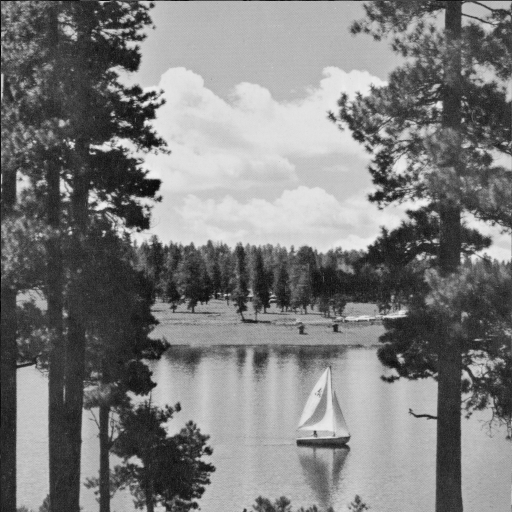
%> input picture assignment4/LAKE.TIF, 512 x 512 px
$ octave q1_2.m   (GNU Octave 9; MATLAB toolbox functions it lacks are replaced by stand-ins)
%> lines starting %> are read from the running program, lines starting %| are printed output that depends on the picture
### assignment4/myDCT.m
function output = myDCT(im,F)
    output=F*double(im)*(F');
end

### assignment4/myDCT_quantization.m
function output = myDCT_quantization(imDCT,qm,c)
temp=qm*c;
output = round(imDCT./temp);
end

### assignment4/myDCT_dequantization.m
function output = myDCT_dequantization(imqDCT, qm, c)
    temp=qm*c;
    output = imqDCT.*temp;
end

### assignment4/myIDCT.m
function output = myIDCT(im,F)
output = (F')*double(im)*F ;
end

### assignment4/q1_2.m
image = imread('LAKE.TIF')
%> image is the input picture: size 512x512 uint8; min 1, max 239, mean 124.7
im1 = image(420:427,45:52);
%> im1 = [196 202 195 192 126 76 55 42; 195 198 197 189 133 78 57 51; 199 200 199 194 149 83 54 43; 193 201 193 195 157 80 52 55; 200 195 202 197 149 71 49 60; 192 204 201 197 139 65 59 45; 191 193 198 192 127 67 60 58; 193 192 199 190 127 72 74 62]
im2 = image(427:434,298:305);
%> im2 = [188 194 186 173 164 169 180 187; 186 173 153 158 172 195 204 211; 177 164 176 186 207 210 216 216; 178 179 197 197 196 205 201 206; 158 179 173 186 183 184 194 187; 171 158 177 180 185 179 178 182; 176 174 183 177 174 180 176 181; 183 184 170 180 177 172 182 174]
im3 = image(30:37, 230:237);
%> im3 = [187 185 182 187 183 186 184 184; 187 185 182 187 181 185 181 182; 183 185 192 183 194 186 178 189; 186 184 185 191 179 186 183 181; 183 184 187 178 190 182 181 187; 188 181 182 189 184 184 185 181; 181 181 180 185 186 185 183 184; 182 185 187 184 187 181 185 186]

matrix = [16 11 10 16 24 40 51 61 ; 12 12 14 19 26 58 60 55 ; 14 13 16 24 40 57 69 56 ; 14 17 22 29 51 87 80 62 ;
         18 22 37 56 68 109 103 77 ; 24 35 55 64 81 104 113 92 ; 49 64 78 87 103 121 120 101 ; 72 92 95 98 112 100 103 99];

% dealing with image 1
dct1 = myDCT(im1,dctmtx(8));
%> in myDCT, `output=F*double(im)*(F');`: output = [1106.1 476.1 -119.6 -85.9 50.88 15.94 -24.47 -1.37; -0.601 11.26 -8.94 15.64 -3 -8.27 3.77 -6.64; -11.78 -5.54 17.63 -5.79 -16.67 17.65 -0.0936 -6.62; -7.68 11.02 0.877 -8.38 -0.00876 2.33 -3.32 -2.58; 4.38 -5.17 1.95 0.638 5.63 -2.54 1.76 -0.299; -3.44 1.17 -3.98 2.78 -0.639 -3.03 -3.12 -3.73; 2.58 7.78 -6.09 4.73 -5.95 2.76 -5.88 1.3; 0.232 2.81 1.08 -0.471 4.27 2.56 7.73 0.657]
%> dct1 has the same summary as output in myDCT
quant1 = myDCT_quantization(dct1,matrix,2);
%> in myDCT_quantization, `output = round(imDCT./temp);`: output = [35 22 -6 -3 1 0 0 0; 0 0 0 0 0 0 0 0; 0 0 1 0 0 0 0 0; 0 0 0 0 0 0 0 0; 0 0 0 0 0 0 0 0; 0 0 0 0 0 0 0 0; 0 0 0 0 0 0 0 0; 0 0 0 0 0 0 0 0]
%> quant1 has the same summary as output in myDCT_quantization
dequant1 = myDCT_dequantization(quant1,matrix,2);
%> in myDCT_dequantization, `output = imqDCT.*temp;`: output = [1120 484 -120 -96 48 0 0 0; 0 0 0 0 0 0 0 0; 0 0 32 0 0 0 0 0; 0 0 0 0 0 0 0 0; 0 0 0 0 0 0 0 0; 0 0 0 0 0 0 0 0; 0 0 0 0 0 0 0 0; 0 0 0 0 0 0 0 0]
%> dequant1 has the same summary as output in myDCT_dequantization
idct1 = myIDCT(dequant1, dctmtx(8));
%> in myIDCT, `output = (F')*double(im)*F ;`: output = [203 203.2 203.5 184.9 132.6 75.11 54.26 63.42; 199 201.5 205.1 188.9 136.6 76.77 52.6 59.42; 193.4 199.2 207.5 194.5 142.3 79.11 50.26 53.77; 189.4 197.5 209.1 198.5 146.3 80.77 48.6 49.77; 189.4 197.5 209.1 198.5 146.3 80.77 48.6 49.77; 193.4 199.2 207.5 194.5 142.3 79.11 50.26 53.77; 199 201.5 205.1 188.9 136.6 76.77 52.6 59.42; 203 203.2 203.5 184.9 132.6 75.11 54.26 63.42]
%> idct1 has the same summary as output in myIDCT

subplot(2,2,1)
imshow(mat2gray(im1));
title('Original');

subplot(2,2,2)
imshow(mat2gray(dct1));
title('DCT')

subplot(2,2,3)
imshow(mat2gray(quant1));
title('Quantized')

subplot(2,2,4)
imshow(mat2gray(idct1));
title('Reconstructed');
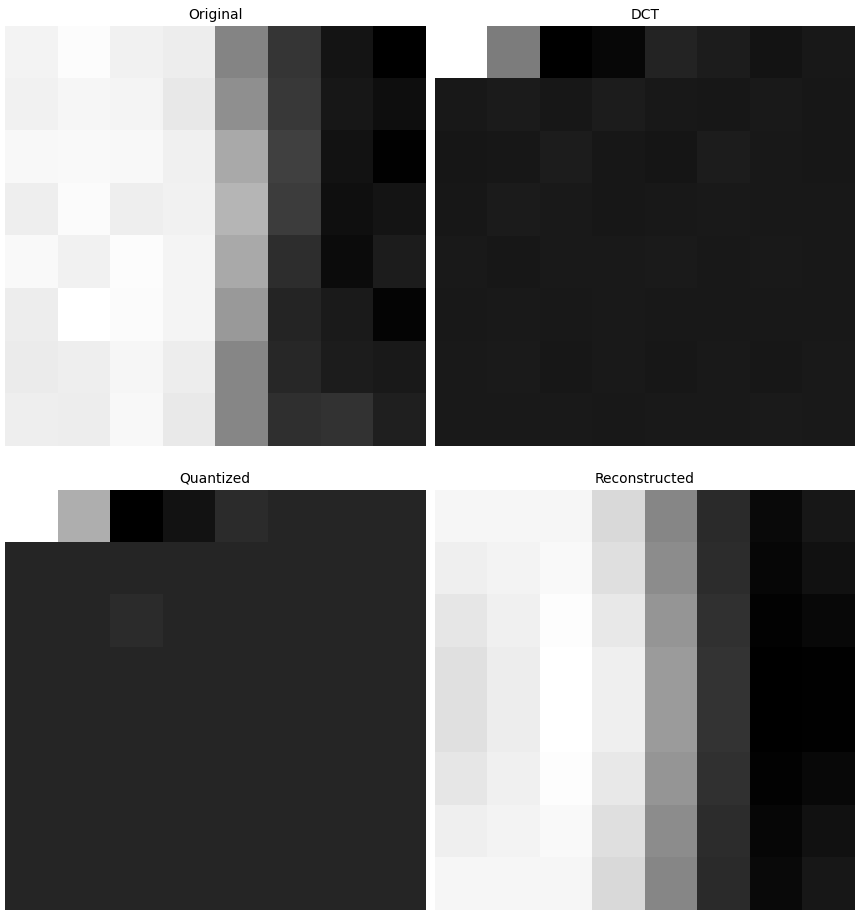
%> figure redrawn from the program's plot data, 4 panels


% dealing with image 2
im1 = im2
%> im1 has the same summary as im2
dct1 = myDCT(im1,dctmtx(8));
%> dct1 = [1462.6 -49.02 12.61 1.44 1.38 3.56 0.0552 0.024; 25.76 -22.16 25.45 4.51 -3.17 -3.21 2.32 -0.749; -28.89 35.18 28.53 2.1 -1.68 -1.8 -4.78 -2.41; -34.19 25.27 -0.57 -14.26 -3.66 -1.26 1.11 -0.763; 3.88 26.87 -5.97 -15.56 -9.38 -1.08 -11.46 -5.86; 18.29 15.19 -12.49 -13.54 -2.06 1.46 14.54 4.17; 5.06 0.148 -13.78 -0.113 8.68 3.38 -0.282 8.46; -1.46 -4.03 -4.86 -2.69 -4.27 -1.92 -8.67 -0.535]
quant1 = myDCT_quantization(dct1,matrix,2);
%> quant1 = [46 -2 1 0 0 0 0 0; 1 -1 1 0 0 0 0 0; -1 1 1 0 0 0 0 0; -1 1 0 0 0 0 0 0; 0 1 0 0 0 0 0 0; 0 0 0 0 0 0 0 0; 0 0 0 0 0 0 0 0; 0 0 0 0 0 0 0 0]
dequant1 = myDCT_dequantization(quant1,matrix,2);
%> dequant1 = [1472 -44 20 0 0 0 0 0; 24 -24 28 0 0 0 0 0; -28 26 32 0 0 0 0 0; -28 34 0 0 0 0 0 0; 0 44 0 0 0 0 0 0; 0 0 0 0 0 0 0 0; 0 0 0 0 0 0 0 0; 0 0 0 0 0 0 0 0]
idct1 = myIDCT(dequant1, dctmtx(8));
%> idct1 = [203 192.3 176.7 164.4 161.6 168.7 180.3 188.9; 178.7 175 170.9 171.3 179 192.8 207.7 217.4; 168 170.1 174.9 183.3 194.9 207.9 219.5 226.3; 178.2 181.3 186.5 192.1 196.8 199.7 201.1 201.5; 180.1 182.9 186.9 189.8 189.8 187.1 183.1 180.3; 169.3 172.1 176.4 180.6 183.1 183.5 182.7 181.8; 172 172.6 173.7 175.6 178.1 180.9 183.2 184.6; 187.9 184.9 180.5 176.6 174.7 175.1 176.9 178.4]

subplot(2,2,1)
imshow(mat2gray(im1));
title('Original');
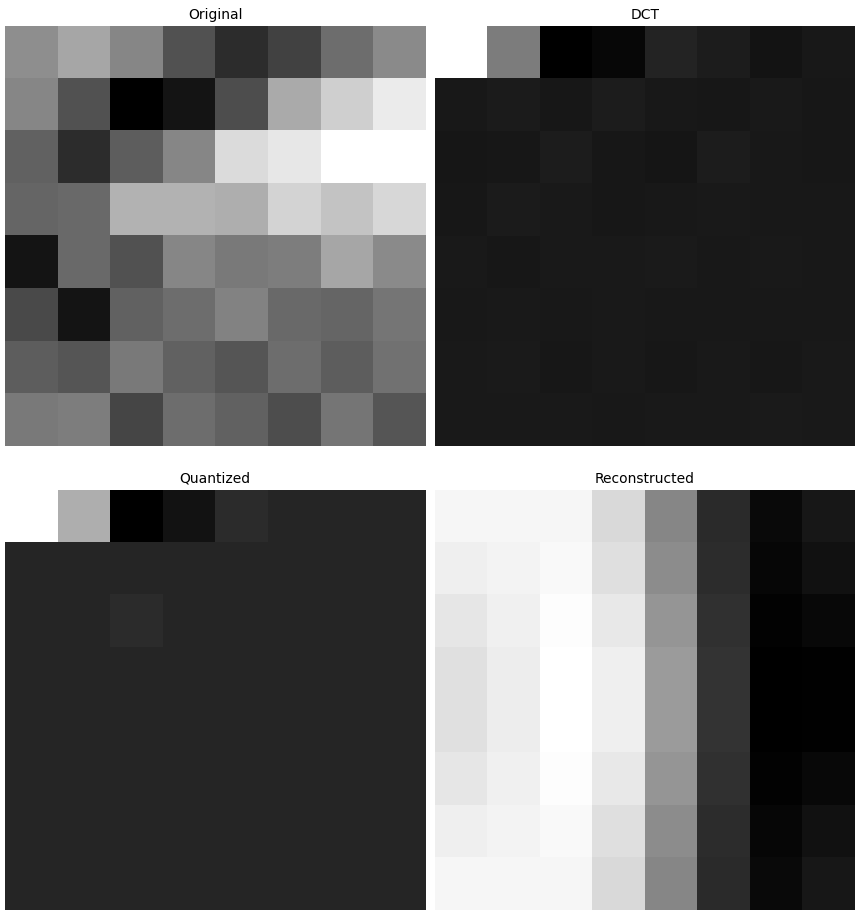
%> figure redrawn from the program's plot data, 4 panels

subplot(2,2,2)
imshow(mat2gray(dct1));
title('DCT')

subplot(2,2,3)
imshow(mat2gray(quant1));
title('Quantized')
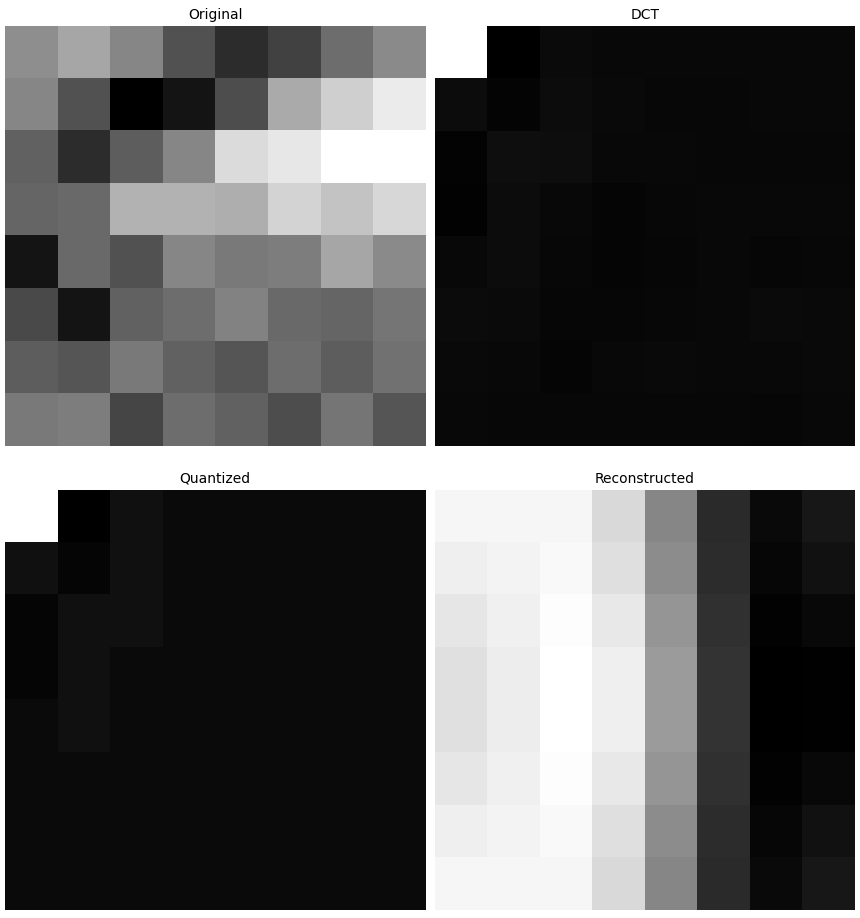
%> figure redrawn from the program's plot data, 4 panels

subplot(2,2,4)
imshow(mat2gray(idct1));
title('Reconstructed');
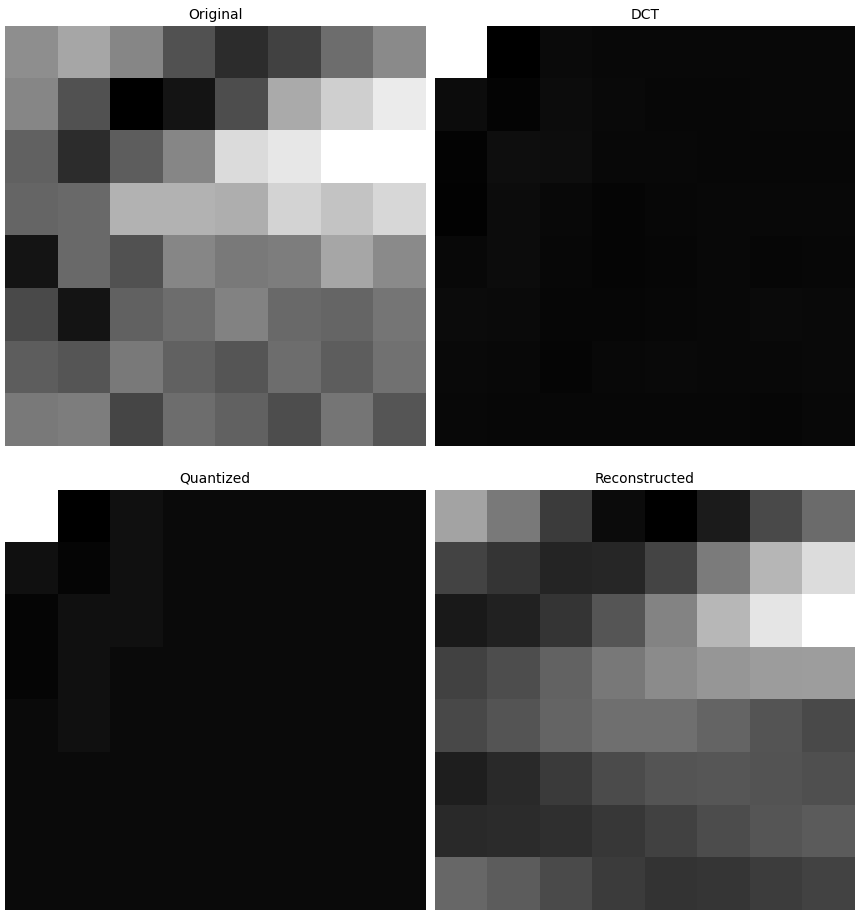
%> figure redrawn from the program's plot data, 4 panels

% dealing with image 3
im1 = im3
%> im1 has the same summary as im3
dct1 = myDCT(im1,dctmtx(8));
%> dct1 = [1475.1 2.19 -4.26 -0.251 4.63 -1.37 2.44 -0.585; 2.58 4.14 1.01 1.12 -0.29 -0.223 2.94 -4.32; -0.655 -1.66 1.59 0.715 -0.147 1.32 -3.44 -2.23; -3.09 -0.641 2.65 5.28 1.38 4.9 -2.66 -2.44; 0.375 0.531 2.61 -2.37 -2.63 0.344 -1.22 1.02; 0.224 -1.61 -2.41 1.2 0.0109 3.67 -0.0564 -4.95; 5.28 0.496 -1.69 -1.51 1.28 -1.71 1.41 4.49; 1.38 -4.52 -0.989 -1.97 0.971 -12.83 3.02 9.41]
quant1 = myDCT_quantization(dct1,matrix,2);
%> quant1 = [46 0 0 0 0 0 0 0; 0 0 0 0 0 0 0 0; 0 0 0 0 0 0 0 0; 0 0 0 0 0 0 0 0; 0 0 0 0 0 0 0 0; 0 0 0 0 0 0 0 0; 0 0 0 0 0 0 0 0; 0 0 0 0 0 0 0 0]
dequant1 = myDCT_dequantization(quant1,matrix,2);
%> dequant1 = [1472 0 0 0 0 0 0 0; 0 0 0 0 0 0 0 0; 0 0 0 0 0 0 0 0; 0 0 0 0 0 0 0 0; 0 0 0 0 0 0 0 0; 0 0 0 0 0 0 0 0; 0 0 0 0 0 0 0 0; 0 0 0 0 0 0 0 0]
idct1 = myIDCT(dequant1, dctmtx(8));
%> idct1 = [184 184 184 184 184 184 184 184; 184 184 184 184 184 184 184 184; 184 184 184 184 184 184 184 184; 184 184 184 184 184 184 184 184; 184 184 184 184 184 184 184 184; 184 184 184 184 184 184 184 184; 184 184 184 184 184 184 184 184; 184 184 184 184 184 184 184 184]

subplot(2,2,1)
imshow(mat2gray(im1));
title('Original');
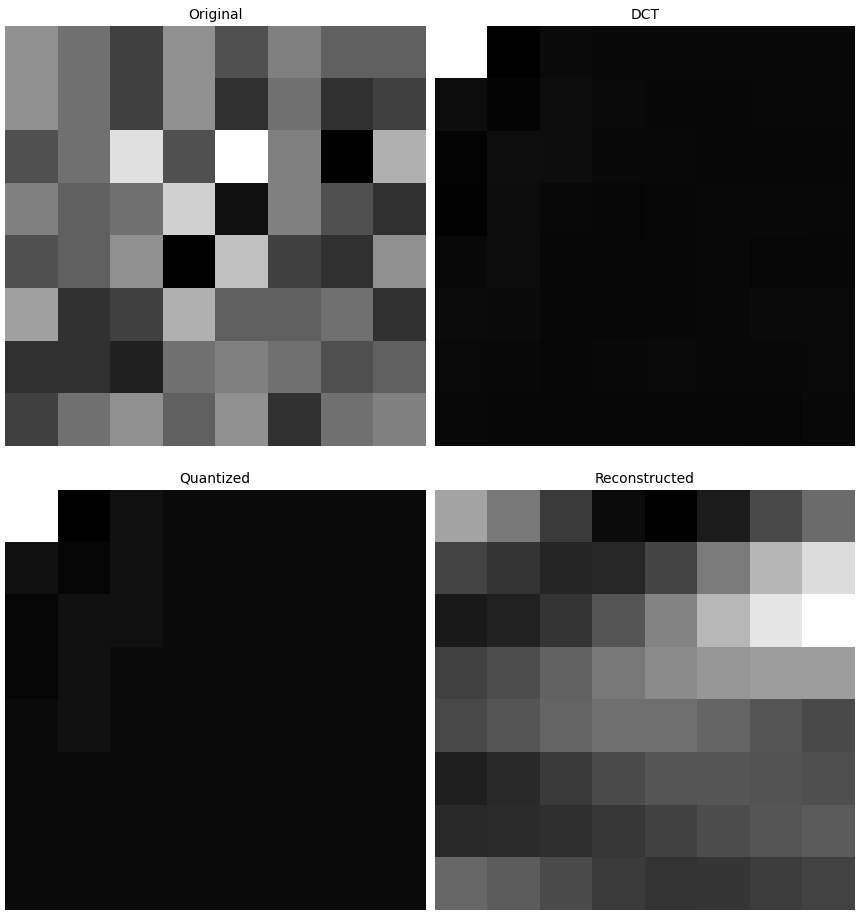
%> figure redrawn from the program's plot data, 4 panels

subplot(2,2,2)
imshow(mat2gray(dct1));
title('DCT')

subplot(2,2,3)
imshow(mat2gray(quant1));
title('Quantized')

subplot(2,2,4)
imshow(mat2gray(idct1));
title('Reconstructed');
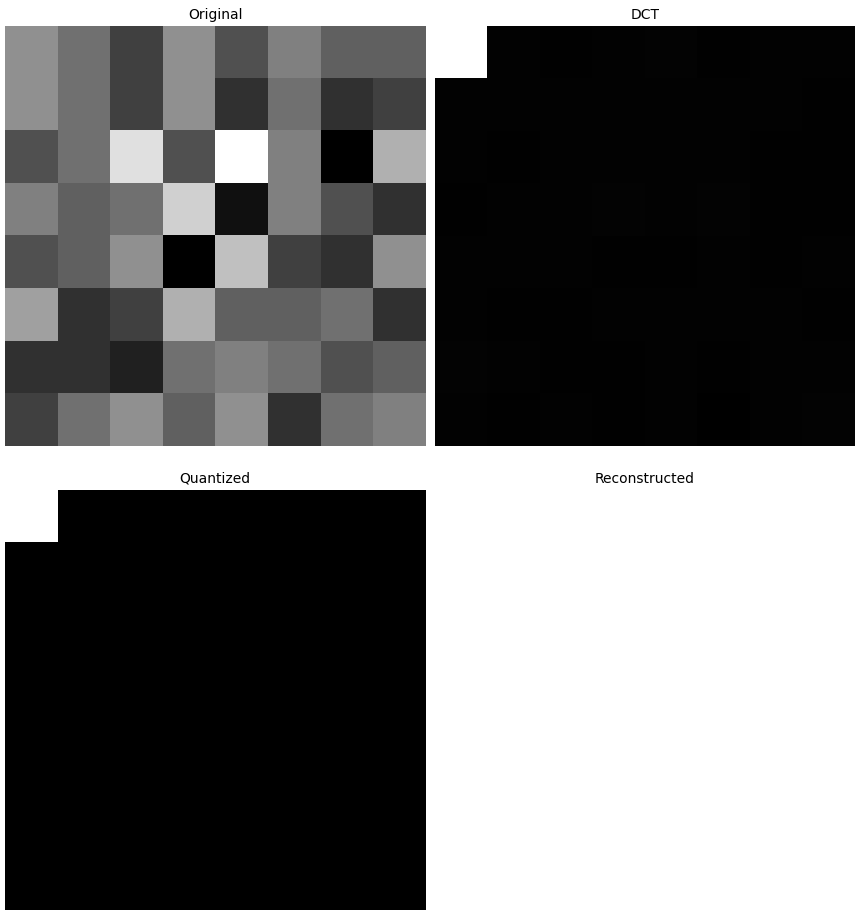
%> figure redrawn from the program's plot data, 4 panels
